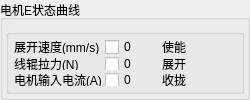
      <widget class="QGroupBox" name="EstateBox">
       <property name="sizePolicy">
        <sizepolicy hsizetype="Expanding" vsizetype="Expanding">
         <horstretch>0</horstretch>
         <verstretch>0</verstretch>
        </sizepolicy>
       </property>
       <property name="minimumSize">
        <size>
         <width>250</width>
         <height>0</height>
        </size>
       </property>
       <property name="maximumSize">
        <size>
         <width>16777215</width>
         <height>16777215</height>
        </size>
       </property>
       <property name="title">
        <string>电机E状态曲线</string>
       </property>
       <layout class="QGridLayout" name="gridLayout_12">
        <property name="leftMargin">
         <number>3</number>
        </property>
        <property name="topMargin">
         <number>3</number>
        </property>
        <property name="rightMargin">
         <number>3</number>
        </property>
        <property name="bottomMargin">
         <number>3</number>
        </property>
        <property name="spacing">
         <number>3</number>
        </property>
        <item row="1" column="0">
         <widget class="QGroupBox" name="groupBox_8">
          <property name="maximumSize">
           <size>
            <width>16777215</width>
            <height>65</height>
           </size>
          </property>
          <property name="title">
           <string/>
          </property>
          <layout class="QGridLayout" name="gridLayout_13">
           <property name="leftMargin">
            <number>5</number>
           </property>
           <property name="topMargin">
            <number>5</number>
           </property>
           <property name="rightMargin">
            <number>5</number>
           </property>
           <property name="bottomMargin">
            <number>5</number>
           </property>
           <property name="spacing">
            <number>3</number>
           </property>
           <item row="0" column="1">
            <widget class="QCheckBox" name="EVelocitycheckBox">
             <property name="text">
              <string>0</string>
             </property>
            </widget>
           </item>
           <item row="0" column="2">
            <widget class="QLabel" name="label_37">
             <property name="minimumSize">
              <size>
               <width>15</width>
               <height>0</height>
              </size>
             </property>
             <property name="text">
              <string>使能</string>
             </property>
            </widget>
           </item>
           <item row="0" column="0">
            <widget class="QLabel" name="label_38">
             <property name="minimumSize">
              <size>
               <width>15</width>
               <height>0</height>
              </size>
             </property>
             <property name="text">
              <string>展开速度(mm/s)</string>
             </property>
            </widget>
           </item>
           <item row="2" column="0">
            <widget class="QLabel" name="label_39">
             <property name="minimumSize">
              <size>
               <width>15</width>
               <height>0</height>
              </size>
             </property>
             <property name="text">
              <string>电机输入电流(A)</string>
             </property>
            </widget>
           </item>
           <item row="2" column="1">
            <widget class="QCheckBox" name="ECurrentcheckBox">
             <property name="text">
              <string>0</string>
             </property>
            </widget>
           </item>
           <item row="1" column="1">
            <widget class="QCheckBox" name="ETorquecheckBox">
             <property name="text">
              <string>0</string>
             </property>
            </widget>
           </item>
           <item row="0" column="3">
            <widget class="QToolButton" name="EEnableButton">
             <property name="minimumSize">
              <size>
               <width>15</width>
               <height>15</height>
              </size>
             </property>
             <property name="text">
              <string/>
             </property>
             <property name="icon">
              <iconset resource="../Image/image.qrc">
               <normaloff>:/red.png</normaloff>:/red.png</iconset>
             </property>
             <property name="iconSize">
              <size>
               <width>10</width>
               <height>10</height>
              </size>
             </property>
             <property name="autoRaise">
              <bool>true</bool>
             </property>
            </widget>
           </item>
           <item row="1" column="2">
            <widget class="QLabel" name="label_40">
             <property name="minimumSize">
              <size>
               <width>15</width>
               <height>0</height>
              </size>
             </property>
             <property name="text">
              <string>展开</string>
             </property>
            </widget>
           </item>
           <item row="1" column="3">
            <widget class="QToolButton" name="EGatheredButton">
             <property name="minimumSize">
              <size>
               <width>15</width>
               <height>15</height>
              </size>
             </property>
             <property name="text">
              <string/>
             </property>
             <property name="icon">
              <iconset resource="../Image/image.qrc">
               <normaloff>:/red.png</normaloff>:/red.png</iconset>
             </property>
             <property name="iconSize">
              <size>
               <width>10</width>
               <height>10</height>
              </size>
             </property>
             <property name="autoRaise">
              <bool>true</bool>
             </property>
            </widget>
           </item>
           <item row="2" column="2">
            <widget class="QLabel" name="label_41">
             <property name="minimumSize">
              <size>
               <width>15</width>
               <height>0</height>
              </size>
             </property>
             <property name="text">
              <string>收拢</string>
             </property>
            </widget>
           </item>
           <item row="2" column="3">
            <widget class="QToolButton" name="EExtensionButton">
             <property name="minimumSize">
              <size>
               <width>15</width>
               <height>15</height>
              </size>
             </property>
             <property name="text">
              <string/>
             </property>
             <property name="icon">
              <iconset resource="../Image/image.qrc">
               <normaloff>:/red.png</normaloff>:/red.png</iconset>
             </property>
             <property name="iconSize">
              <size>
               <width>10</width>
               <height>10</height>
              </size>
             </property>
             <property name="autoRaise">
              <bool>true</bool>
             </property>
            </widget>
           </item>
           <item row="1" column="0">
            <widget class="QLabel" name="label_42">
             <property name="text">
              <string>线辊拉力(N)</string>
             </property>
            </widget>
           </item>
          </layout>
         </widget>
        </item>
        <item row="0" column="0">
         <widget class="QtCharts::QChartView" name="MotorEParameterGraphChartView" native="true">
          <property name="sizePolicy">
           <sizepolicy hsizetype="Preferred" vsizetype="Preferred">
            <horstretch>0</horstretch>
            <verstretch>0</verstretch>
           </sizepolicy>
          </property>
          <property name="minimumSize">
           <size>
            <width>0</width>
            <height>0</height>
           </size>
          </property>
          <property name="font">
           <font>
            <pointsize>5</pointsize>
           </font>
          </property>
         </widget>
        </item>
       </layout>
      </widget>
